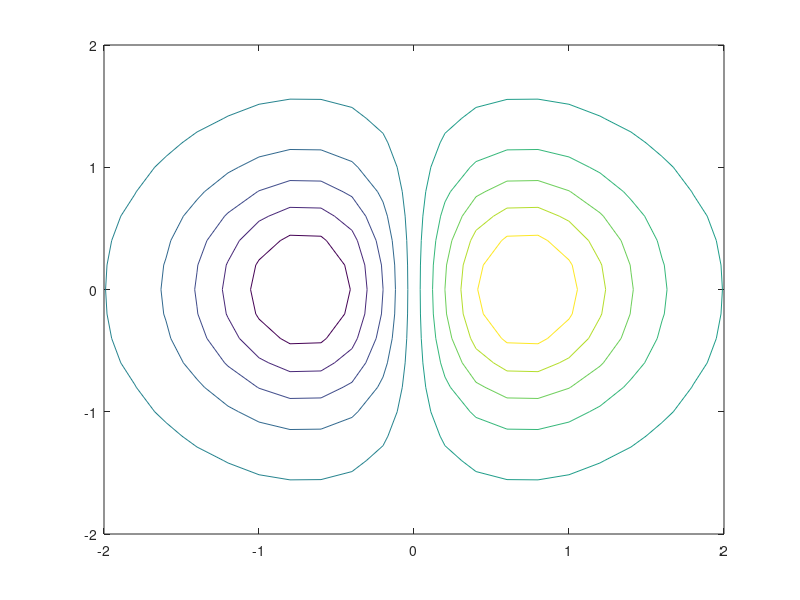

Write MATLAB code to recreate this figure.
% clear all
% clc
% 
% p1 = imread('f1.jpg');
% p1 = rgb2gray(p1);
% 
% p2 = imread('f2.jpg');
% p2 = rgb2gray(p2);
% 
% p3 = imread('f3.jpg');
% p3 = rgb2gray(p3);
% 
% figure(1)
% 
% rgb = p1
% imshow(rgb)
% 
% hold on;
% 
% M = size(rgb,1);
% N = size(rgb,2);
% 
% for k = 1:60:M
%     x = [1 N];
%     y = [k k];
%     plot(x,y,'Color','w','LineStyle','-');
%     plot(x,y,'Color','k','LineStyle',':');
% end
% 
% for k = 1:60:N
%     x = [k k];
%     y = [1 M];
%     plot(x,y,'Color','w','LineStyle','-');
%     plot(x,y,'Color','k','LineStyle',':');
% end
% 
% hold off
% 
% figure(2)
% 
% rgb = p2
% imshow(rgb)
% 
% hold on;
% 
% M = size(rgb,1);
% N = size(rgb,2);
% 
% for k = 1:60:M
%     x = [1 N];
%     y = [k k];
%     plot(x,y,'Color','w','LineStyle','-');
%     plot(x,y,'Color','k','LineStyle',':');
% end
% 
% for k = 1:60:N
%     x = [k k];
%     y = [1 M];
%     plot(x,y,'Color','w','LineStyle','-');
%     plot(x,y,'Color','k','LineStyle',':');
% end
% 
% hold off
% 
% 

close all;

figure
[X,Y] = meshgrid(-2:.2:2);
Z = X.*exp(-X.^2 - Y.^2);
[DX,DY] = gradient(Z,.2,.2);
contour(X,Y,Z)
% hold on
% quiver(X,Y,DX,DY)
% colormap hsv
% hold off
